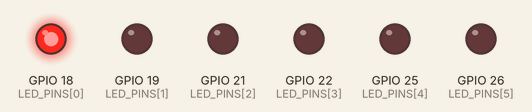
This sketch was run on a simulated ESP32. Parts: output pins drawn as LEDs (lit = HIGH).

Above: at 0.05 s.
At 0.55 s:
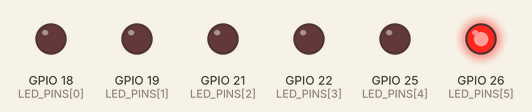
At 0.75 s:
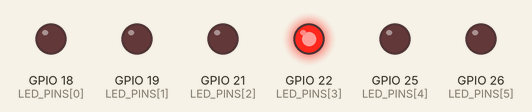
At 1.45 s:
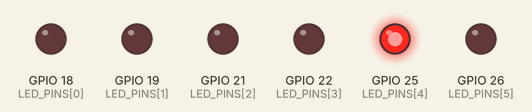
At 2.15 s:
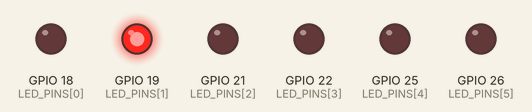
At 2.85 s:
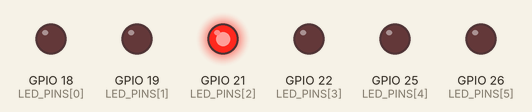
Timing chart, 0 to 3.1 s (numbered marks = the images above):
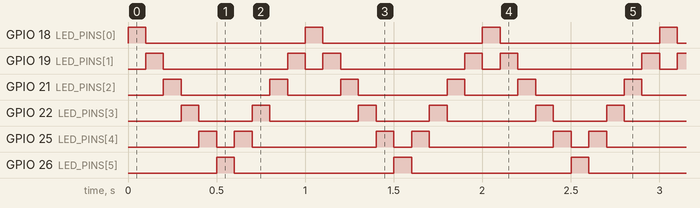

Measured:
- by itself, GPIO 18 (LED_PINS[0]), GPIO 26 (LED_PINS[5]): alternates HIGH for 0.10 s and LOW for 0.90 s
- by itself, GPIO 19 (LED_PINS[1]): repeats every 1.0 s: LOW 0.70 s, HIGH 0.10 s, LOW 0.10 s, HIGH 0.10 s
- by itself, GPIO 21 (LED_PINS[2]): repeats every 1.0 s: LOW 0.50 s, HIGH 0.10 s, LOW 0.30 s, HIGH 0.10 s
- by itself, GPIO 22 (LED_PINS[3]): repeats every 1.0 s: LOW 0.30 s, HIGH 0.10 s, LOW 0.50 s, HIGH 0.10 s
- by itself, GPIO 25 (LED_PINS[4]): repeats every 1.0 s: LOW 0.10 s, HIGH 0.10 s, LOW 0.70 s, HIGH 0.10 s

The sketch:

LED_07_knight_rider.ino
```cpp
// (licence header left out)
#include <Arduino.h>

/*
 * LED_07_knight_rider.ino
 *
 * Questo sketch crea un effetto "Knight Rider" (come la serie TV Supercar)
 * con una serie di LED che si accendono e si spengono in sequenza.
 *
 * Circuito:
 * - 6 LED collegati ai GPIO 18, 19, 21, 22, 25 e 26 e GND attraverso resistenze da 220 ohm
 *
 * Creato il: 2023
 */

// Definizione dei pin per i LED
const int LED_PINS[] = {18, 19, 21, 22, 25, 26};
const int NUM_LEDS = 6;       // Numero di LED utilizzati

// Variabili per il controllo dell'animazione
int currentLed = 0;           // LED attualmente acceso
int direction = 1;            // Direzione dell'animazione (1 = avanti, -1 = indietro)

void setup() {
  // Inizializza tutti i pin dei LED come output
  for (int i = 0; i < NUM_LEDS; i++) {
    pinMode(LED_PINS[i], OUTPUT);
  }
}

void loop() {
  // Spegni tutti i LED
  for (int i = 0; i < NUM_LEDS; i++) {
    digitalWrite(LED_PINS[i], LOW);
  }

  // Accendi il LED corrente
  digitalWrite(LED_PINS[currentLed], HIGH);

  // Attendi un po' prima di passare al LED successivo
  delay(100);

  // Aggiorna la posizione per il prossimo ciclo
  currentLed += direction;

  // Cambia direzione quando raggiungi la fine della sequenza
  if (currentLed == NUM_LEDS - 1 || currentLed == 0) {
    direction = -direction;
  }
}
```
